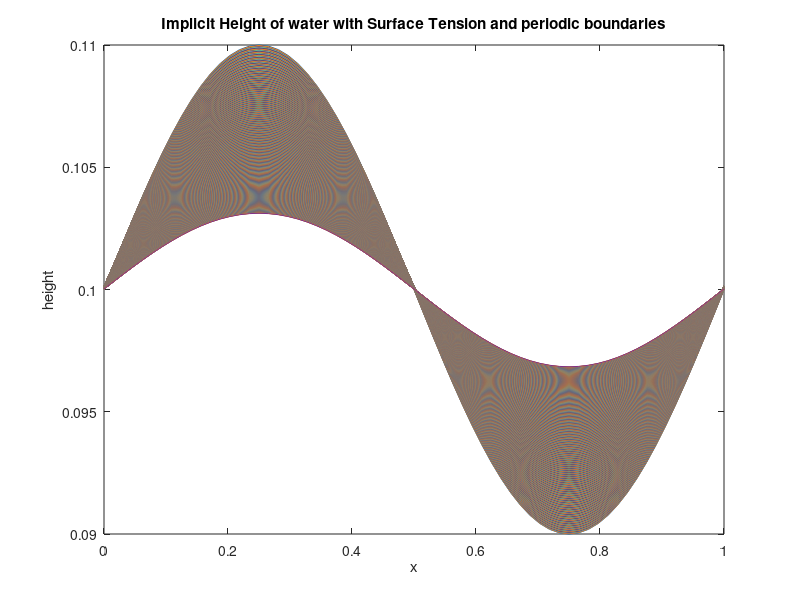
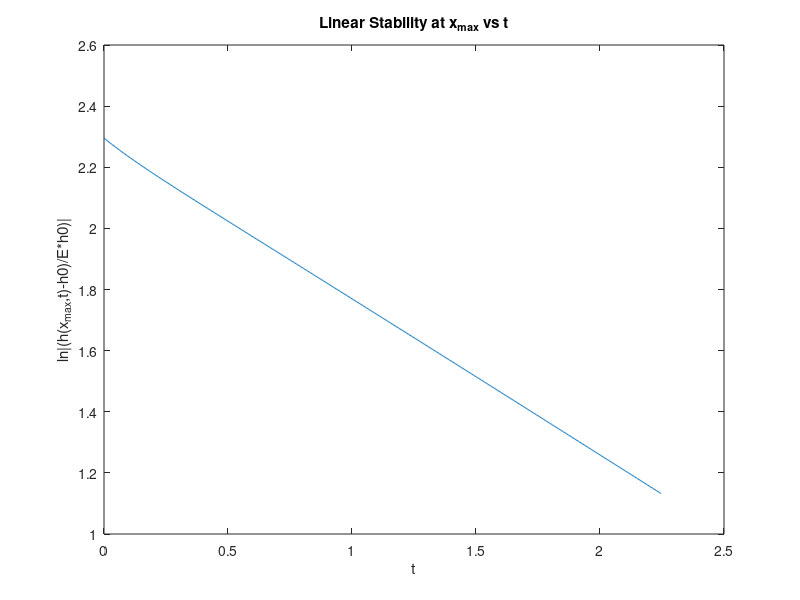
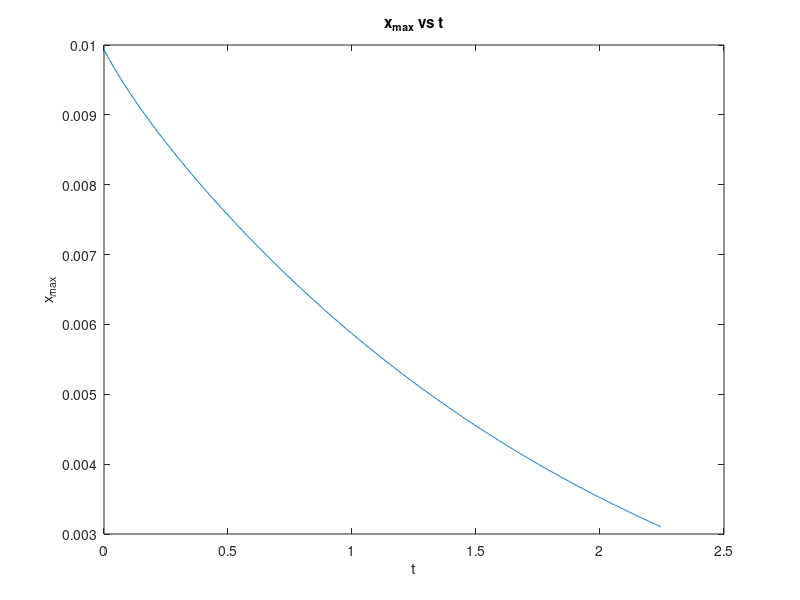

The MATLAB script that drew these images, in order:
close all;
clearvars;

%initial variables 
N=128/2; %x steps (Used 128 for resolution for Basilisk) 
m=1/.003043; %number of time steps .003043
T=738; %max Time iterations (number of points from Basilisk)
M=100; %max Newton's method iterations  
h0=.1; %h initial 
E=0.01; %episilon - amplitude of wave 
max = floor(N/4); %location of max of fxn 

dx=1/N;
dt=1/m;
% dt=3.04290519077*10^-3;
C1 = dt/(8*dx^2); 
C2 = dt/(8*dx^4);

%to plot the slope 
y=zeros(1, T);
% basdt = 3.04290519077*10^-3; %dt used in Basilisk
time=linspace(0,T*dt,T); 
hmax=y;


p=1; %density
g=0; %gravity 
u=1; 
k=2*pi; 
o=1; %surface tension
c1=p*g/(3*u); 
c2=-o/(3*u); 
% c1 = 0; %no gravity 


x = linspace(0,1,N+1); %initialize x variables
h_plot = (h0 + E*sin(k*x))'; %initial values of h
hor = h_plot;
h = h_plot(1:N);

% hn_plot=h_plot; %create hn 
hn=h;

oldh=h;

plot(x, h_plot);
hold on

error = zeros(N,1);
conv = ones(N,1) * 10^-7; %value to determine convergence  
maxval = 10^3; %value to determine divergence 

%Jacobian stuff 
S1=C1*c1;
S2=C2*c2;

df1 = @(h1, h2, h3, h4, h5) -S2*(h3+h2)^3; 

df2 = @(h1, h2, h3, h4, h5) S1*( 3*(h3+h2)^2 * (h3-h2) - (h3+h2)^3 ) + ...
    S2*( 3*(h3+h2)^3 + 3*(h3+h2)^2*(h4-3*h3+3*h2-h1) + (h4+h3)^3); 

df3 = @(h1, h2, h3, h4, h5) 1 - S1*( 3*( h4+h3 )^2*( h4-h3 ) - (h4+h3)^3 - ...
    3*(h3+h2)^2*(h3-h2) - (h3+h2)^3 ) - S2*( 3*(h4+h3)^3 + 3*(h4+h3)^2*(h5-3*h4+3*h3-h2) - ... 
    ( -3*(h3+h2)^3 + 3*(h3+h2)^2*(h4-3*h3+3*h2-h1) ));

df4 = @(h1, h2, h3, h4, h5) -S1*( 3*(h4+h3)^2 * (h4-h3) + (h4+h3)^3 ) - ...
    S2 * ( -3*(h4+h3)^3 + 3*(h4+h3)^2*(h5-3*h4+3*h3-h2) - (h3+h2)^3); 

df5 = @(h1, h2, h3, h4, h5) -S2*(h4+h3)^3; 

% %derivative wrt x1
% df1=@(x1,x2,x3,x4,x5) -S2*(x2 + x3)^3;  
% %derivative wrt x2
% df2=@(x1,x2,x3,x4,x5) (S2*(3*(x2 + x3)^3 - 3*(x2 + x3)^2*(x1 - 3*x2 + 3*x3 - x4) + ...    
%         (x3 + x4)^3) - S1*((x2 + x3)^3 + 3*(x2 + x3)^2*(x2 - x3)));   
% %derivative wrt x3    
% df3=@(x1,x2,x3,x4,x5) 1 - (S2*(3*(x2 + x3)^2*(x1 - 3*x2 + 3*x3 - x4) - ...      
%         3*(x3 + x4)^2*(x2 - 3*x3 + 3*x4 - x5) + 3*(x2 + x3)^3 + 3*(x3 + x4)^3) - ...
%         S1*((x2 + x3)^3 + (x3 + x4)^3 - 3*(x2 + x3)^2*(x2 - x3) + 3*(x3 + x4)^2*(x3 - x4)));  
% %derivative wrt x4    
% df4=@(x1,x2,x3,x4,x5) (S2*(3*(x3 + x4)^2*(x2 - 3*x3 + 3*x4 - x5) + ...
%         (x2 + x3)^3 + 3*(x3 + x4)^3) - S1*((x3 + x4)^3 - 3*(x3 + x4)^2*(x3 - x4)));
% %derivative wrt x5    
% df5=@(x1,x2,x3,x4,x5) -S2*(x3 + x4)^3;

J=zeros(N,N);

%Gravity scheme (original)
g1 = @(x2,x3,x4) ((x4+x3)^3) *(x4-x3) - ((x3+x2)^3)*(x3-x2);
%Surface Tension scheme
g2 = @(x1,x2,x3,x4,x5) ((x4+x3)^3) * (x5-3*x4+3*x3-x2) - ((x3+x2)^3) * (x4-3*x3+3*x2-x1);
%Total scheme with Gravity and Surface Tension
% f= @(oldx, x1,x2,x3,x4,x5) x3-(S1*g1(x2,x3,x4) + S2*g2(x1,x2,x3,x4,x5) ) - oldx;

f = @(x, h1, h2, h3, h4, h5) h3 - x - S1 * ( (h4+h3)^3 * (h4-h3) - (h3+h2)^3*(h3-h2)) - ...
    S2 * ((h4+h3)^3*(h5- 3*h4 + 3*h3 -h2) - (h3+h2)^3*(h4- 3*h3 + 3*h2 -h1));
b = h; %first guess

 
for t=1:T
    
    for i=1:M
        %h(N) and h(N-1) wrap around bc ring topology 
        b(1)=f(oldh(1),h(N-1),h(N),h(1),h(2),h(3));
        b(2)=f(oldh(2),h(N)  ,h(1),h(2),h(3),h(4));
        %h(1) 
        b(N)   = f(oldh(N),  h(N-2),h(N-1),h(N)  ,h(1),h(2));
        b(N-1) = f(oldh(N-1),h(N-3),h(N-2),h(N-1),h(N),h(1));

        for j=3:N-2
            b(j) = f(oldh(j),h(j-2),h(j-1),h(j),h(j+1),h(j+2));
        end
      
        %Create Jacobian 
        J(1,1) = df3(h(N-1),h(N), h(1), h(2), h(3)); 
        J(1,2) = df4(h(N-1),h(N), h(1), h(2), h(3));
        J(1,3) = df5(h(N-1),h(N), h(1), h(2), h(3));
        J(1,N-1) = df1(h(N-1),h(N), h(1), h(2), h(3));
        J(1,N) = df2(h(N-1),h(N), h(1), h(2), h(3));
        
        J(2,1) = df2(h(N), h(1), h(2), h(3), h(4));
        J(2,2) = df3(h(N), h(1), h(2), h(3), h(4));
        J(2,3) = df4(h(N), h(1), h(2), h(3), h(4));
        J(2,4) = df5(h(N), h(1), h(2), h(3), h(4));
        J(2,N) = df1(h(N), h(1), h(2), h(3), h(4));

        J(N-1,N-3) = df1(h(N-3),h(N-2), h(N-1), h(N), h(1));
        J(N-1,N-2) = df2(h(N-3),h(N-2), h(N-1), h(N), h(1));
        J(N-1,N-1) = df3(h(N-3),h(N-2), h(N-1), h(N), h(1));
        J(N-1,N)   = df4(h(N-3),h(N-2), h(N-1), h(N), h(1));
        J(N-1,1)   = df5(h(N-3),h(N-2), h(N-1), h(N), h(1));

        J(N,N-2) = df1(h(N-2), h(N-1), h(N), h(1), h(2));
        J(N,N-1) = df2(h(N-2), h(N-1), h(N), h(1), h(2));
        J(N,N)   = df3(h(N-2), h(N-1), h(N), h(1), h(2));
        J(N,1)   = df4(h(N-2), h(N-1), h(N), h(1), h(2));
        J(N,2)   = df5(h(N-2), h(N-1), h(N), h(1), h(2));
        
        for j=3:N-2
            J(j,j-2) = df1(h(j-2),h(j-1),h(j),h(j+1),h(j+2));
            J(j,j-1) = df2(h(j-2),h(j-1),h(j),h(j+1),h(j+2));
            J(j,j  ) = df3(h(j-2),h(j-1),h(j),h(j+1),h(j+2));
            J(j,j+1) = df4(h(j-2),h(j-1),h(j),h(j+1),h(j+2));
            J(j,j+2) = df5(h(j-2),h(j-1),h(j),h(j+1),h(j+2));
        end
        
        hn = h - J'\b; 
        error = abs(hn-h);
        if error < conv
            h=hn;
            break;
        elseif abs(hn) > maxval
            disp("diverge");
            break;
        end     
        h=hn;
    end
    
    oldh = h;

    %prevent each step from being graphed (for computational time's sake)
%     if mod(t,50)==0
%     if t == T
        h_plot(1:N) = h;
        h_plot(N+1) = h(1);
        plot(x,h_plot);
%     end

    %to get the slope 
    hmax(t) = h(max)-h0;
    y(t)=log(abs((h(max)-h0)/(E*h0)));
end

coef = polyfit(time, y, 1);
slope = coef(1)

%graphing the wave 
figure(1)
title('Implicit Height of water with Surface Tension and periodic boundaries');
xlabel('x');
ylabel('height');

figure(2)
plot(time, y);
title('Linear Stability at x_{max} vs t');
xlabel('t');
ylabel('ln|(h(x_{max},t)-h0)/E*h0)|');

figure(3)
plot(time,hmax);
title('x_{max} vs t');
xlabel('t');
ylabel('x_{max}');
